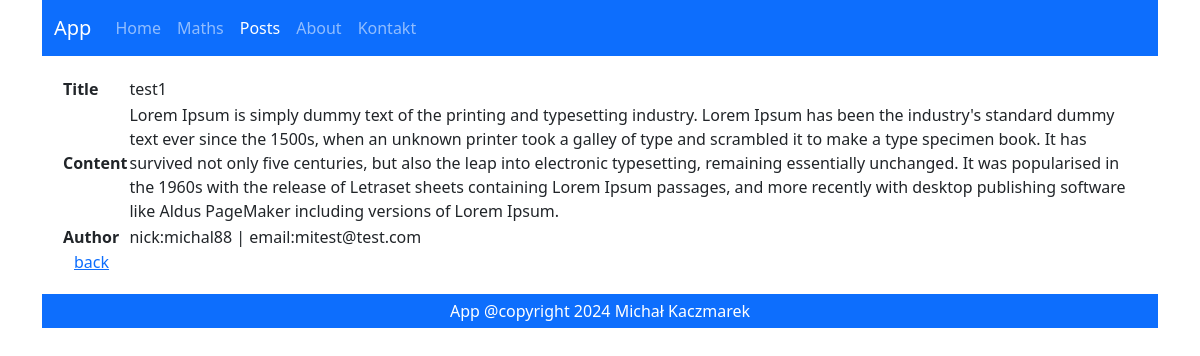
The page /posts/post/6 on the database its author committed.
### posts/models.py (models this page shows, shortened)
class Post(models.Model):
    title = models.CharField(max_length=50)
    content = models.TextField()
    created = models.DateTimeField(
        auto_now_add=True,
    )
    modified = models.DateTimeField(
        auto_now=True,
    )
    author = models.ForeignKey(
        'posts.Author',
        on_delete=models.CASCADE,
    )

class Author(models.Model):
    nick = models.CharField(max_length=20)
    email = models.EmailField()
    bio = models.TextField(null=True, blank=True)
    def __str__(self):
        return f"nick:{self.nick} | email:{self.email}"

### posts/views.py (the view)
# urls.py: path('post/<int:id>', post_details, name="details"),
def post_details(request, id):
    post = Post.objects.get(id=id)
    return render(
        request=request,
        template_name='posts/details.html',
        context={"post": post}
    )

### posts/templates/posts/details.html (shortened to what this page needs)
{% extends "main.html" %}
{% block content %}
   <table>
       <tr>
           <th>Title</th>
           <td>{{ post.title }}</td>
       </tr>
       <tr>
           <th>Content</th>
           <td>{{ post.content }}</td>
       </tr>
       <tr>
           <th>Author</th>
           <td>{{ post.author }}</td>
       </tr>
   </table>
   <a href="{% url "posts:list" %}">back</a>
{% endblock %}

### rows shown on the page
Post: title "test1", content "Lorem Ipsum is simply dummy text of the printing and typesetting industry. Lorem Ipsum has been the industry's standard dummy text ever since the 1500s, when an unknown printer took a galley of type and scrambled it to make a type specimen book. It has survived not only five centuries, but also the leap into electronic typesetting, remaining essentially unchanged. It was popularised in the 1960s with the release of Letraset sheets containing Lorem Ipsum passages, and more recently with desktop publishing software like Aldus PageMaker including versions of Lorem Ipsum.", author "nick:michal88 | email:mitest@test.com"
